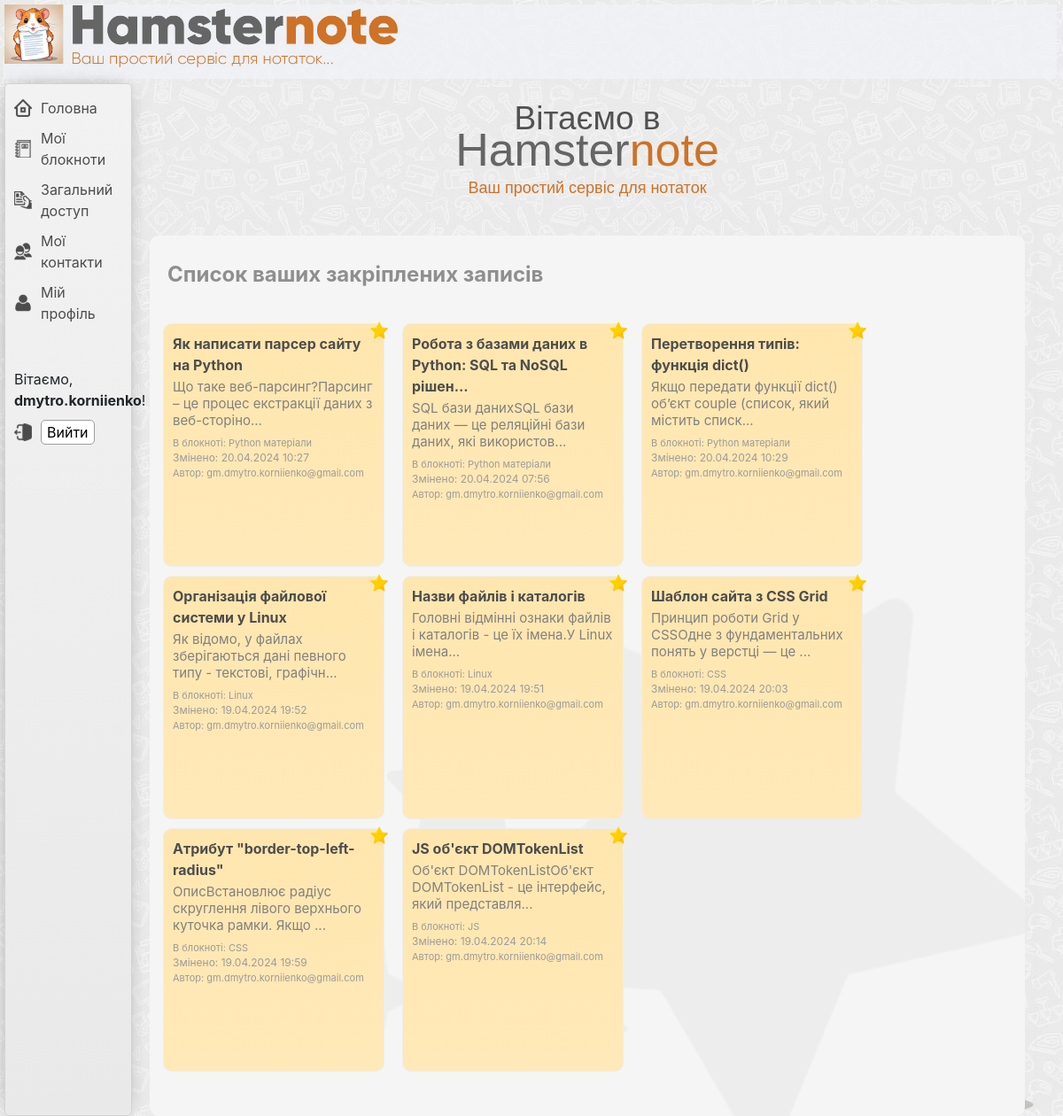
/homepage/ (signed in), run on the app's committed database.
### users/models.py (models this page shows, shortened)
class CustomUser(AbstractUser):
    email = models.EmailField(unique=True)

### note/models.py (models this page shows, shortened)
class TimestampMixin(models.Model):
    created_at = models.DateTimeField(auto_now_add=True)
    updated_at = models.DateTimeField(auto_now=True)
    class Meta:
        abstract = True

class Note(TimestampMixin):
    title = models.CharField(max_length=100)
    content = CKEditor5Field('Content', config_name='extends')
    notebook = models.ForeignKey(
        Notebook, on_delete=models.CASCADE, related_name='notes')
    author = models.ForeignKey(
        CustomUser, on_delete=models.CASCADE, related_name='created_notes')
    permission = models.CharField(
        max_length=4, choices=NotePermission.choices, default=NotePermission.EDITABLE)
    favorite = models.BooleanField(default=False)

### notebook/models.py (models this page shows, shortened)
class TimestampMixin(models.Model):
    created_at = models.DateTimeField(auto_now_add=True)
    updated_at = models.DateTimeField(auto_now=True)
    class Meta:
        abstract = True

class Notebook(TimestampMixin):
    title = models.CharField(max_length=100)
    owner = models.ForeignKey(
        CustomUser, on_delete=models.CASCADE, related_name='notebooks')
    created_by = models.ForeignKey(
        CustomUser, on_delete=models.CASCADE, related_name='created_notebooks')

### main/views.py (the view)
# urls.py: path('homepage/', views.homepage, name='homepage'),
@login_required
def homepage(request):
    current_user = request.user
    user_notebooks = Notebook.objects.filter(created_by=current_user)
    user_notes = Note.objects.filter(notebook__in=user_notebooks)
    context = {
        'user_notebooks': user_notebooks,
        'user_notes': user_notes,
    }
    return render(request, 'main/home_page.html', context)

### main/templates/main/home_page.html (shortened to what this page needs)
{% extends "main/base_template.html" %}
{% load static %}
{% block contentbar %}
<div class="hmp-wrapper-contentbar  new-width-homepage  background-hmp-containner">
    <div class="hmp-firsr-screen-containner">
        <div class="title">
            <span class="title-01">Вітаємо в</span>
            <span class="title-02-01">Hamster<span class="title-02-02">note</span></span>
            <span class="title-03">Ваш простий сервіс для нотаток</span>
        </div>
    </div>
    <div class="hmp-favorite-note-containner  clearfix  background-hmp-favorite ">
        <div class="title-shared-info-page  mr-lfr-10">
            <h3>Список ваших закріплених записів</h3>
        </div>
        {% for note in user_notes %}
            <ul class="listbar-ul">
                {% if note.favorite == True %}
                    <li class="hmp-detail-listbar-li">
                        <a href="#" onclick="loadPage(event, '{% url 'note_delete_from_favorite' note_id=note.id %}')" class="view-true">
                            <img class="favorite-img-star" src="/static/main/img/favorite.png" alt="#" title="Видалити з закріплених">
                        </a>
                        {% if note.title|length > 50 %}
                            <a class="detail-listbar-a" href="{% url 'note_detail' note.pk %}">
                                {{ note.title|striptags|slice:":50" }}...
                            </a>
                        {% else %}
                            <a class="detail-listbar-a" href="{% url 'note_detail' note.pk %}">
                                {{ note.title }}
                            </a>
                        {% endif %}
                        <span class="note-short-description">{{ note.content|striptags|slice:":70" }}...</span>
                        <span class="detail-listbar-notebook">В блокноті: {{ note.notebook.title }}</span>
                        <span class="detail-listbar-update  detail-listbar-mrg-top-0">Змінено: {{ note.updated_at|date:"d.m.Y H:i" }}</span>
                        <span class="detail-listbar-author">Автор: {{ note.author.email }}</span>
                    </li>
                {% endif %}
            </ul>
        {% endfor %}
    </div>
</div>
{% endblock %}

### main/templates/main/base_template.html (shortened to what this page needs)
{% load static %}
<!doctype html>
<html lang="en">
<head>
    {% with version='262' %}<link rel="stylesheet" href="{% static 'main/css/main.css' %}?ver={{ version }}">{% endwith %}
    {% with version='262' %}<link rel="stylesheet" href="{% static 'main/css/user_contacts.css' %}?ver={{ version }}">{% endwith %}
    {% with version='262' %}<link rel="stylesheet" href="{% static 'main/css/sharing_notes.css' %}?ver={{ version }}">{% endwith %}
    <link rel="stylesheet" href="https://cdn.jsdelivr.net/npm/bootstrap@4.6.2/dist/css/bootstrap.min.css">
    <link rel="stylesheet" href="https://cdnjs.cloudflare.com/ajax/libs/highlight.js/11.5.1/styles/default.min.css">
    <link rel="stylesheet" href="{% static 'django_ckeditor_5/dist/styles.css' %}">
</head>
<body>
    <div class="main-container  clearfix">
        <div class="top-bar">
        </div>
        <div class="navigation-menu">
            <div class="navi-wrapper">
                <ul class="navi-block">
                    <li class="nav-home"><a href="{% url 'homepage' %}">Головна</a></li>
                    <li class="nav-notebook {% if category == 'notebooks'%}select-menu-category{% endif %}"><a href="{% url 'notebook_list' %}">Мої блокноти</a></li>
                    <li class="nav-shared {% if category == 'shared'%}select-menu-category{% endif %}"><a href="{% url 'shared_note_list' %}">Загальний доступ</a></li>
                    <li class="nav-contacts {% if category == 'contacts'%}select-menu-category{% endif %}"><a href="{% url 'contacts_list' %}">Мої контакти</a></li>
                    <li class="nav-profile {% if category == 'profile'%}select-menu-category{% endif %}"><a href="{% url 'edit_profile' %}">Мій профіль</a></li>
                </ul>
            </div>
            <div class="user-wrapper">
                <ul class="user-block">
                    {% if user.is_authenticated %}
                         <span class="user-hello-text">Вітаємо, <b>{{ user.get_username }}</b>!</span>
                         <li class="nav-logout">
                            <form method="post" action="{% url 'logout' %}">
                                <button class="logout-button" type="submit">Вийти</button>
                            </form>
                         </li>
                   {% else %}
                         <li><a href="{% url 'login'%}?next={{request.path}}">Login</a></li>
                   {% endif %}
                </ul>
            </div>
        </div>
        {% block contentbar %}{% endblock %}
    </div>
</body>
</html>

### data on the page
CustomUser: get_username "dmytro.korniienko"
Note: favorite True (drawn), title "Як написати парсер сайту на Python", content "Що таке веб-парсинг?Парсинг – це процес екстракції даних з веб-сторіно", notebook "Python матеріали", updated_at "20.04.2024 10:27", author.email "gm.dmytro.korniienko@gmail.com"
Note: favorite True (drawn), title "Робота з базами даних в Python: SQL та NoSQL рішен", content "SQL бази данихSQL бази даних — це реляційні бази даних, які використов", notebook "Python матеріали", updated_at "20.04.2024 07:56", author.email "gm.dmytro.korniienko@gmail.com"
Note: favorite True (drawn), title "Перетворення типів: функція dict()", content "Якщо передати функції dict() об’єкт couple (список, який містить списк", notebook "Python матеріали", updated_at "20.04.2024 10:29", author.email "gm.dmytro.korniienko@gmail.com"
Note: favorite True (drawn), title "Організація файлової системи у Linux", content "Як відомо, у файлах зберігаються дані певного типу - текстові, графічн", notebook "Linux", updated_at "19.04.2024 19:52", author.email "gm.dmytro.korniienko@gmail.com"
Note: favorite True (drawn), title "Назви файлів і каталогів", content "Головні відмінні ознаки файлів і каталогів - це їх імена.У Linux імена", notebook "Linux", updated_at "19.04.2024 19:51", author.email "gm.dmytro.korniienko@gmail.com"
Note: favorite True (drawn), title "Шаблон сайта з CSS Grid", content "Принцип роботи Grid у CSSОдне з фундаментальних понять у верстці — це", notebook "CSS", updated_at "19.04.2024 20:03", author.email "gm.dmytro.korniienko@gmail.com"
Note: favorite True (drawn), title "Aтрибут \"border-top-left-radius\"", content "ОписВстановлює радіус скруглення лівого верхнього куточка рамки. Якщо", notebook "CSS", updated_at "19.04.2024 19:59", author.email "gm.dmytro.korniienko@gmail.com"
Note: favorite True (drawn), title "JS об'єкт DOMTokenList", content "Об'єкт DOMTokenListОб'єкт DOMTokenList - це інтерфейс, який представля", notebook "JS", updated_at "19.04.2024 20:14", author.email "gm.dmytro.korniienko@gmail.com"
